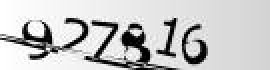
#> input picture 2.jpg, 135 x 35 px (shown 2 times larger)
$ python cap_test.py   (older library calls are emulated)
#> lines starting #> are read from the running program, lines starting #| are printed output that depends on the picture; after the words box and inside, x2 and y2 are one past the last pixel; in counts of white or black regions, pixels touching at a corner belong together
#> further down, image is the input picture: shape (35, 135, 3); min 0, max 255, mean 198.5
from PIL import Image,ImageFilter
#from scipy.misc import toimage
from operator import itemgetter
#from skimage import measure
import numpy as np
import heapq
import cv2
import matplotlib.pyplot as plt
from scipy.ndimage.filters import median_filter


#----------------------------------------------------------------

class preprocessing:
    def pre_proc_image(self,img):
        img_removed_noise=self.apply_median_filter(img)
        #img_removed_noise=self.remove_noise(img)
        p1,p2,LL=self.get_line_position(img_removed_noise)
        img=self.remove_line(p1,p2,LL,img_removed_noise)
        img=median_filter(np.asarray(img),1)
        return img

    def remove_noise(self,img):
        img_gray=img.convert('L')
        w,h=img_gray.size
        max_color=np.asarray(img_gray).max()
        pix_access_img=img_gray.load()
        row_img=list(map(lambda x:255 if x in range(max_color-15,max_color+1) else 0,np.asarray(img_gray.getdata())))
        img=np.reshape(row_img,[h,w])
        return img

    def apply_median_filter(self,img):
        img_gray=img.convert('L')
        img_gray=cv2.medianBlur(np.asarray(img_gray),3)
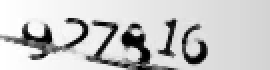
#> img_gray: shape (35, 135) (shown 2 times larger); min 0, max 255, mean 200.1
        img_bw=(img_gray>np.mean(img_gray))*255
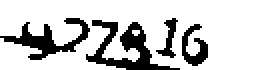
#> img_bw: shape (35, 135) int64 (shown 2 times larger); 80.1% white; 4 black regions, box (x1, y1, x2, y2) and area: (43, 10, 90, 35) 408, (0, 9, 45, 30) 314, (91, 12, 104, 33) 135, (78, 9, 89, 29) 82
        return img_bw

    def eliminate_zeros(self,vector):
        return [(dex,v) for (dex,v) in enumerate(vector) if v!=0 ]

    def get_line_position(self,img):
        sumx=img.sum(axis=0)
#> sumx = 135 values, max 8925 at index 90, min 3315 at index 70, mean 7151.3
        list_without_zeros=self.eliminate_zeros(sumx)
#> list_without_zeros = 135 pairs, first value 0 to 134, second value 3315 to 8925
        min1,min2=heapq.nsmallest(2,list_without_zeros,key=itemgetter(1))
#> min1 = (70, 3315); min2 = (71, 3825)
        l=[dex for [dex,val] in enumerate(sumx) if val==min1[1] or val==min2[1]]
#> l = [70, 71]
        mindex=[l[0],l[len(l)-1]]
#> mindex = [70, 71]
        cols=img[:,mindex[:]]
#> cols = 35 pairs, first value 0 to 255, second value 0 to 255
        col1=cols[:,0]
#> col1 = 35 values, max 255 at index 0, min 0 at index 13, mean 94.71
        col2=cols[:,1]
#> col2 = 35 values, max 255 at index 0, min 0 at index 15, mean 109.3
        col1_without_0=self.eliminate_zeros(col1)
#> col1_without_0 = [(0, 255), (1, 255), (2, 255), (3, 255), (4, 255), (5, 255), (6, 255), (7, 255), (8, 255), (9, 255), (10, 255), (11, 255), (12, 255)]
        col2_without_0=self.eliminate_zeros(col2)
#> col2_without_0 = [(0, 255), (1, 255), (2, 255), (3, 255), (4, 255), (5, 255), (6, 255), (7, 255), (8, 255), (9, 255), (10, 255), (11, 255), (12, 255), (13, 255), (14, 255)]
        line_length=len(col1_without_0)
#> line_length = 13
        dex1=col1_without_0[round(len(col1_without_0)/2)][0]
#> dex1 = 6
        dex2=col2_without_0[round(len(col2_without_0)/2)][0]
#> dex2 = 8
        p1=[dex1,mindex[0]]
#> p1 = [6, 70]
        p2=[dex2,mindex[1]]
#> p2 = [8, 71]
#> in pre_proc_image, `p1,p2,LL=self.get_line_position(img_removed_noise)`: p1 = [6, 70]; p2 = [8, 71]; LL = 13
        return p1,p2,line_length

    def remove_line(self,p1,p2,LL,img):
#> called with LL = 13
        m=(p2[0]-p1[0])/(p2[1]-p1[1]) if p2[1]!=p1[1] else np.inf
#> m = 2
        w,h=len(img),len(img[0])
#> w = 35; h = 135
        x=list(range(h))
#> x = 135 values from 0 to 134
        y=list(map(lambda z : int(np.round(p1[0]+m*(z-p1[1]))),x))
#> y = 135 values from -134 to 134
        img_removed_line=list(img)
#> img_removed_line = 35 items
        for dex in range(h):
            i,j=y[dex],x[dex]
            i=int(i)
            j=int(j)
            rlist=[]
            while i>=0 and i<len(img_removed_line)-1:
                f1=i
                if img_removed_line[i][j]==0 and img_removed_line[i-1][j]==0:
                    break
                rlist.append(i)
                i=i-1
            i,j=y[dex],x[dex]
            i=int(i)
            j=int(j)
            while i>=0 and i<len(img_removed_line)-1:
                f2=i
                if img_removed_line[i][j]==0 and img_removed_line[i+1][j]==0:
                    break
                rlist.append(i)
                i=i+1
            if np.abs(f2-f1) in [LL+1,LL,LL-1]:
                rlist=list(set(rlist))
                for k in rlist:
                    img_removed_line[k][j]=0
#> this loop made 1 pass
#> j on pass 1: 0

        return img_removed_line

if __name__ == '__main__':
    image = cv2.imread("2.jpg")
    img = Image.fromarray(image)
    p = preprocessing()
#> (the run stopped early here; a loop or call above may not have finished)
